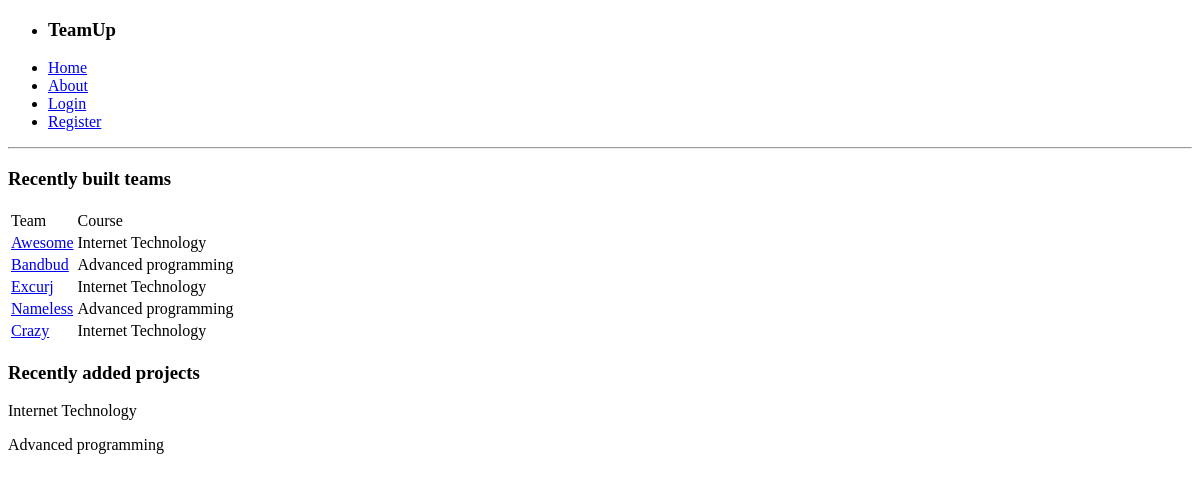
/teambuilder/, run on an earlier commit of the app's database.
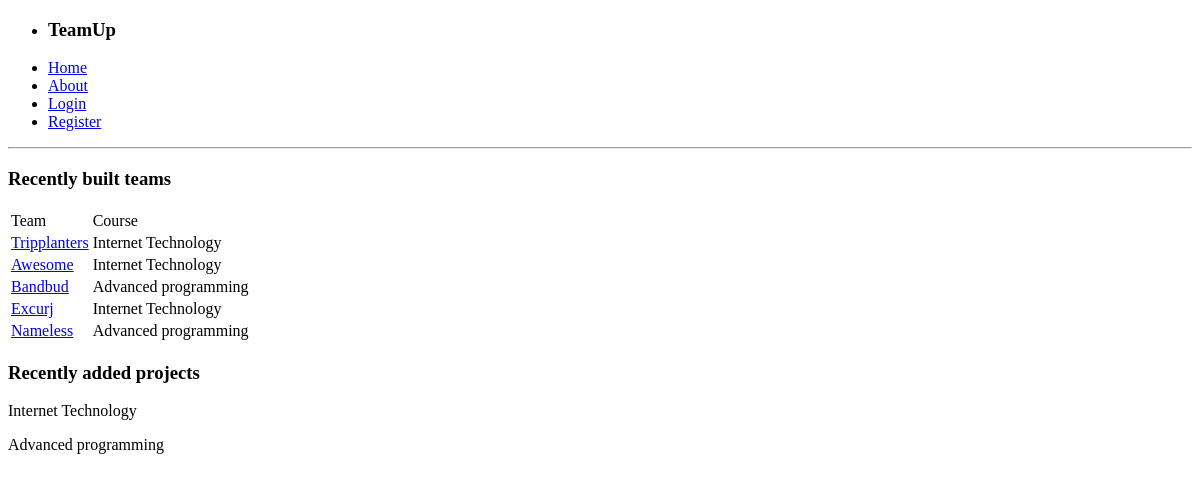
And on a later commit of the database.
### teambuilder/models.py (models this page shows, shortened)
class Team(models.Model):
    name=models.CharField(max_length=100, unique=True)
    course=models.ForeignKey(Course)
    creator = models.ForeignKey(User)
    current_size=models.IntegerField(default=0)
    creation_date=models.DateTimeField(default=datetime.now(), null=False)
    required_skills=models.TextField(max_length=500)
    description=models.TextField(max_length=500)
    slug = models.SlugField()

class Course(models.Model):
    code=models.CharField(max_length=15,unique=True)
    name=models.CharField(max_length=100,unique=True)
    course_password=models.CharField(max_length=15)
    team_size=models.IntegerField(default=0)
    add_date=models.DateTimeField(default=datetime.now(), null=False)
    creator=models.ForeignKey(User)
    slug = models.SlugField()

### teambuilder/views.py (the view)
def index(request):
    teams = Team.objects.order_by('-creation_date')[:5]
    courses = Course.objects.order_by('add_date')[:5]
    context_dict = {}
    context_dict['teams'] = teams
    context_dict['courses'] = courses
    return render(request, 'teambuilder/index.html', context_dict)

### templates/teambuilder/index.html (shortened to what this page needs)
{% extends 'base.html' %}
{% block body_block %}
    <div id="latest_teams">
        <h3>Recently built teams</h3>
        {% if teams %}
            <table>
                <thead>
                    <td>Team</td><td>Course</td>
                </thead>
                {% for team in teams %}
                    <tr>
                        <td><a href="/teambuilder/team/{{team.slug}}/details/">{{ team.name }}</a></td>
                        <td>{{ team.course.name }}</td>
                    </tr>
                {% endfor %}
            </table>
        {% else %}
            <p>No teams have been built</p>
        {% endif %}
    </div>
    <div id="latest_projects">
        <h3>Recently added projects</h3>
        {% if courses %}
            {% for course in courses %}
                <p>{{course.name}}</p>
            {% endfor %}
        {% else %}
            <p>No courses have been added</p>
        {% endif %}
    </div>
{% endblock %}

What changed in the data, as far as the page shows it:
no longer on this page (row unchanged): Team: name "Crazy", course.name "Internet Technology"
added Team: name "Tripplanters", course.name "Internet Technology"
